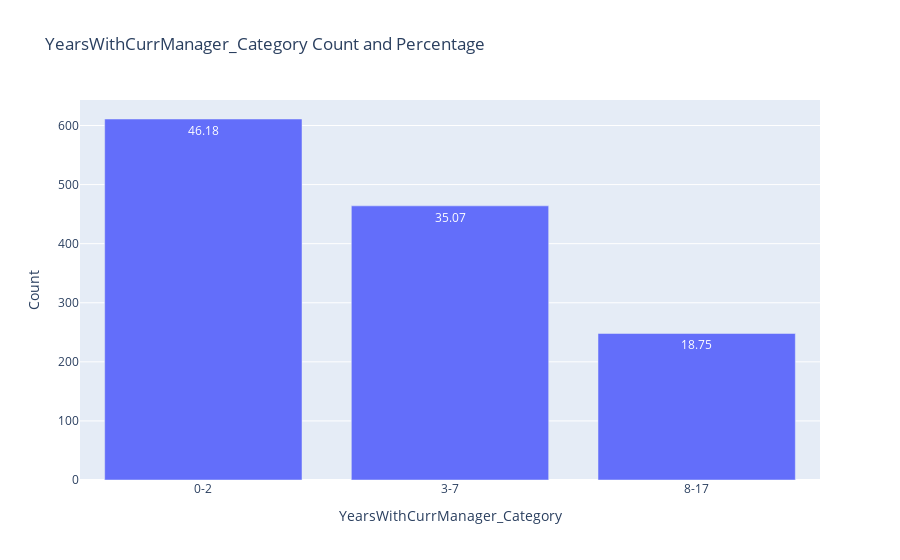

Notebook code cell kept with this figure:
### Code cell
# Years With Current Manager

# Display descriptive statistics of 'YearsWithCurrManager' column
print("Descriptive statistics of 'YearsWithCurrManager' column:")
print(data['YearsWithCurrManager'].describe())

# Categorize 'YearsWithCurrManager' into '-1-1', '2-2', '3-4', '5-7', '8-max' categories
data['YearsWithCurrManager_Category'] = pd.cut(data['YearsWithCurrManager'], bins=[-1, 2, 7, data['YearsWithCurrManager'].max()], labels=['0-2', '3-7', f'8-{data["YearsWithCurrManager"].max()}'])

# Display data with 'YearsWithCurrManager' and 'YearsWithCurrManager_Category' columns
print("\nData with 'YearsWithCurrManager' and 'YearsWithCurrManager_Category' columns:")
print(data[['YearsWithCurrManager', 'YearsWithCurrManager_Category']].head(10))

# Display count and percentage of each category in 'YearsWithCurrManager_Category' column
cat_summary_plotly(data, 'YearsWithCurrManager_Category')

### Figure 1 — Plotly figure (JSON) as saved in the notebook; plotly's stock layout.template omitted (floating-point values rounded to 4 significant figures)
{"data": [{"alignmentgroup": "True", "hovertemplate": "YearsWithCurrManager_Category=%{x}<br>Count=%{y}<br>Percentage=%{text}<extra></extra>", "legendgroup": "", "marker": {"color": "#636efa", "pattern": {"shape": ""}}, "name": "", "offsetgroup": "", "orientation": "v", "showlegend": false, "text": [46.18, 35.07, 18.75], "textposition": "auto", "type": "bar", "x": ["0-2", "3-7", "8-17"], "xaxis": "x", "y": [611, 464, 248], "yaxis": "y"}], "layout": {"barmode": "relative", "legend": {"tracegroupgap": 0}, "title": {"text": "YearsWithCurrManager_Category Count and Percentage"}, "xaxis": {"anchor": "y", "domain": [0, 1], "title": {"text": "YearsWithCurrManager_Category"}}, "yaxis": {"anchor": "x", "domain": [0, 1], "title": {"text": "Count"}}}}
